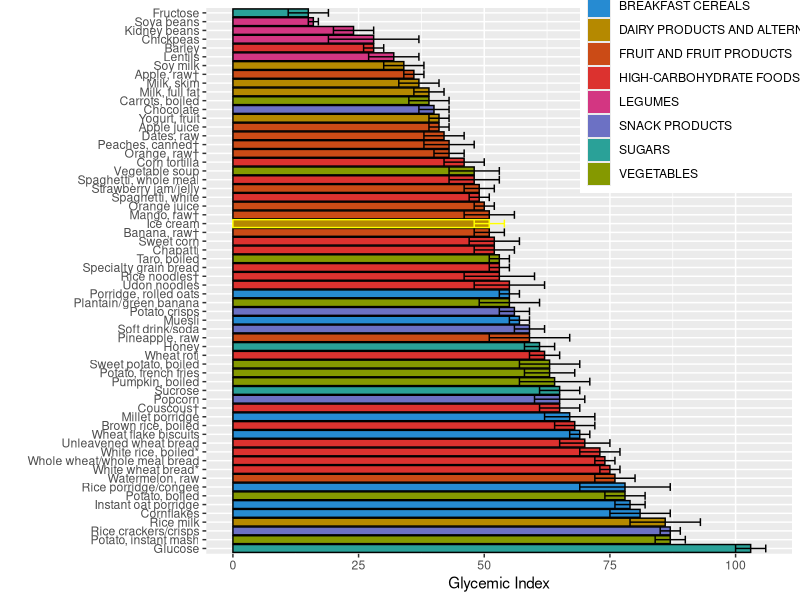

Source code (R):
library(tidyverse)
library(readxl)
library(forcats)
library(ggthemes)

raw_data <- read_excel("data.xlsx",sheet = "data")

#Data from https://www.health.harvard.edu/diseases-and-conditions/glycemic-index-and-glycemic-load-for-100-foods
clean_data <- raw_data %>%
  mutate(
    Glycemic_index = str_replace_all(`Glycemic Index`,
                                 pattern =  "(?s) .*",
                                 replacement = "") %>%
      as.numeric(),
    Glycemic_index_range = str_replace_all(`Glycemic Index`,
                                           pattern =  ".* (?s)",
                                           replacement = "")%>%
      as.numeric()
  ) %>%
  mutate(Glycemic_index_low = Glycemic_index - Glycemic_index_range,
         Glycemic_index_high = Glycemic_index + Glycemic_index_range) %>%
  mutate(Food = fct_reorder(Food,-Glycemic_index)) %>%
  mutate(`Ice cream` = (Food == "Ice cream"))

g <- ggplot(clean_data, 
       aes(x=Food,y=Glycemic_index,fill = Category,color = `Ice cream`))+
  geom_bar(stat="identity")+
  geom_errorbar(aes(ymin = Glycemic_index_low,
                ymax = Glycemic_index_high)) +
  scale_fill_solarized()+
  scale_color_manual(values = c("black","yellow"),guide="none")+
  coord_flip()+
  xlab("")+
  theme(legend.title = element_blank(),
        legend.position = c(0.87, 0.85))+
  ylab("Glycemic Index")

  ggsave(g,
         filename = "Glycemic Index Graph.png",
          width = 6,
         height = 8,
         units = "in")

